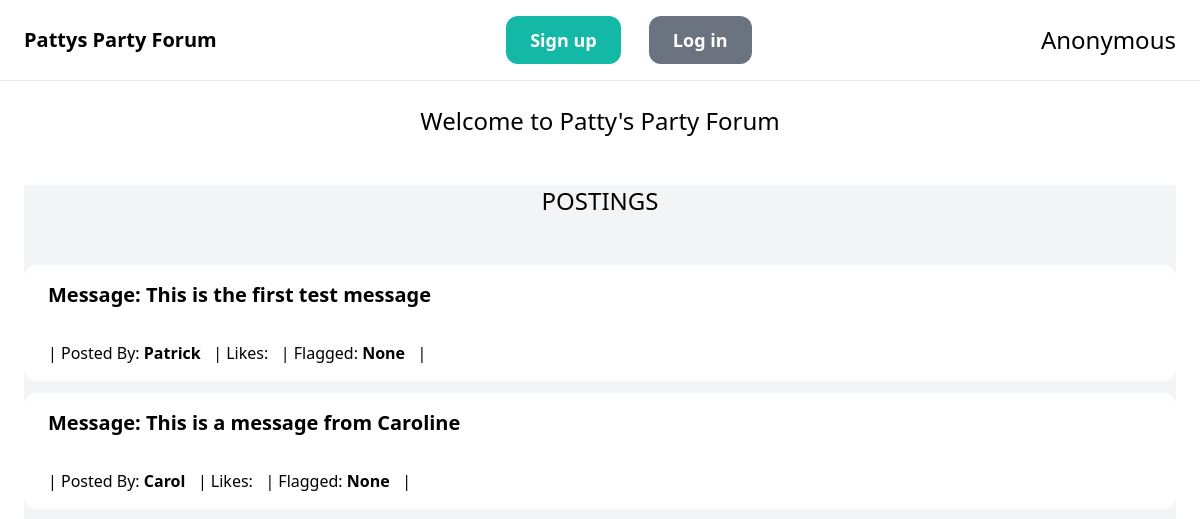
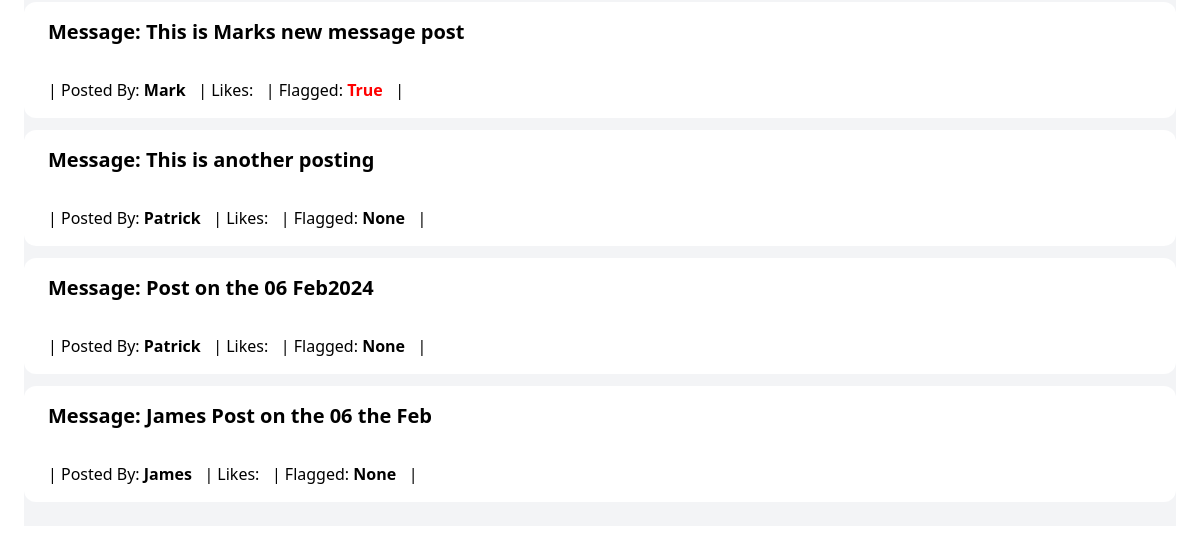
The app's page /, older data (2 pictures, top to bottom).
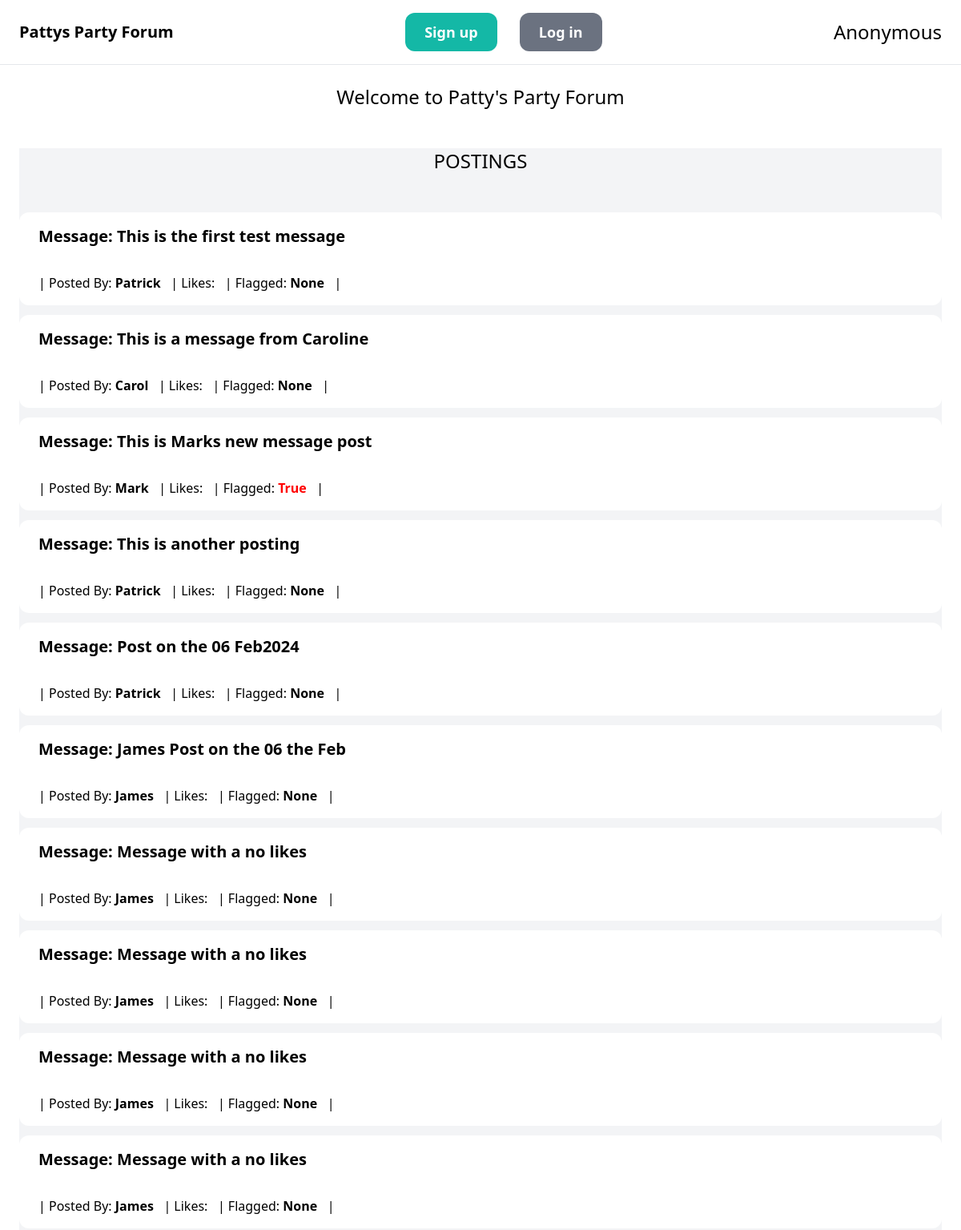
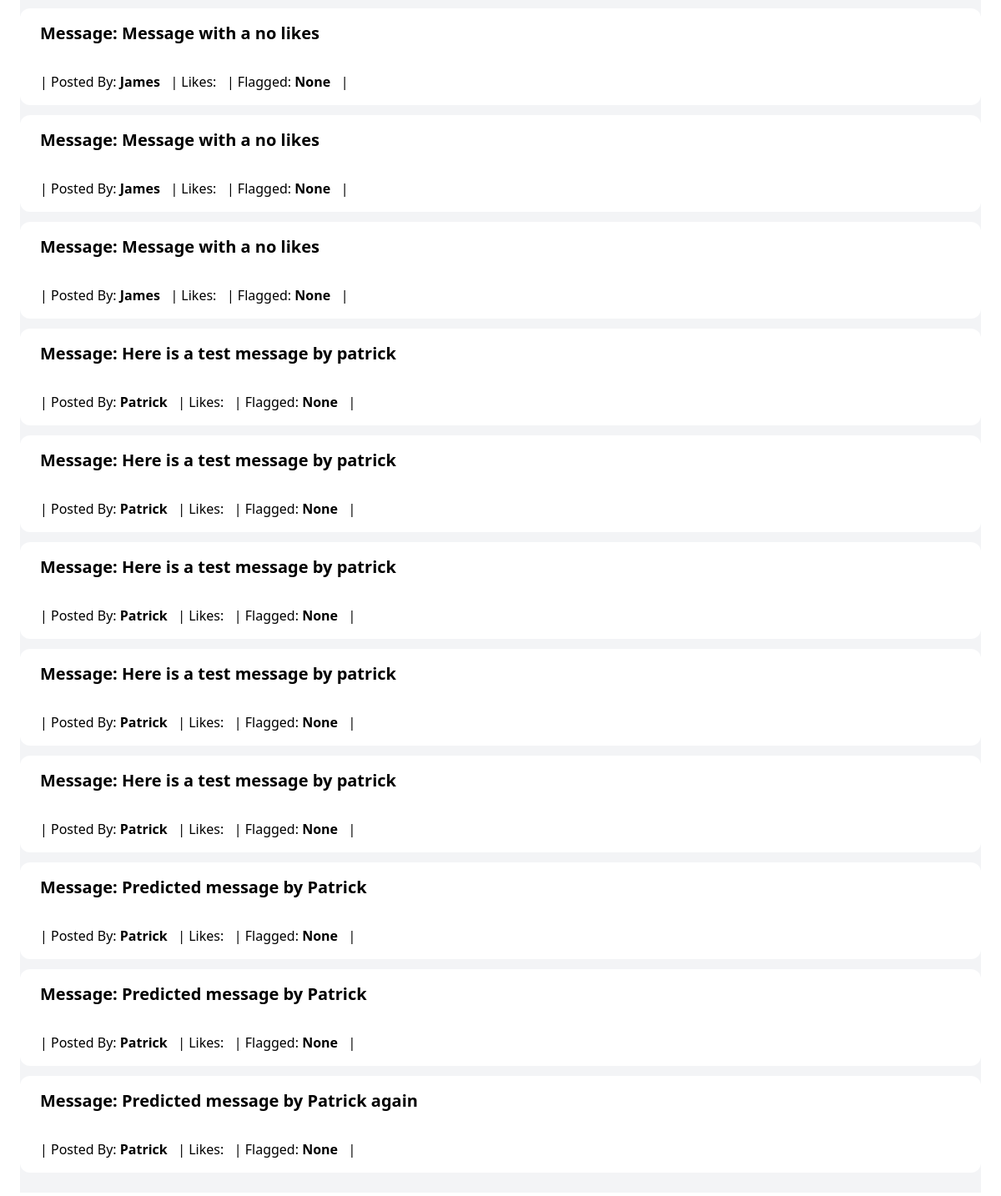
The same page, newer data (2 pictures, top to bottom).
### post/models.py (models this page shows, shortened)
class Post(models.Model):
    message = models.CharField(max_length=255)
    flagged = models.BooleanField(blank=True, null=True)
    created_by = models.ForeignKey(User, related_name='user_posts', on_delete=models.CASCADE)
    created_at = models.DateTimeField(auto_now_add=True)
    class Meta:
        verbose_name_plural = 'Posts'
        permissions = (
            ("regular_users", "Can Post, comment and Like"),
            ("moderator_users", "Can tag posts as misleading"),
        )

### PattysForum/views.py (the view)
# urls.py: path('', views.index, name='index'),
def index(request):
    posts = Post.objects.filter()
    return render(request, 'index.html', {
        'posts': posts
    })

### templates/index.html (shortened to what this page needs)
{%  extends 'base.html' %}
{% block content %}
    <h1 class="mb-12 text-2xl text-strong text-center"> Welcome to Patty's Party Forum</h1>
    {%  include 'postings.html' %}
{%  endblock %}

### templates/postings.html (shortened to what this page needs)
<div class="pb-6  bg-gray-100">
    <h3 class="mb-12 text-2xl text-center">POSTINGS</h3>
    <div class="col-span-3">
        <div class="grid  gap-3">
            {% for post in posts %}
                <div>
                    <a href="{% url 'post:detail' post.id %}">
                        <div class=" text-xl font-semibold py-4 px-6 p-6 bg-white rounded-t-xl">
                            Message: {{ post.message }}
                        </div>
                        <div class="py-4 px-6 p-6 bg-white rounded-b-xl">
                            | Posted By: <b> {{ post.created_by }} </b> &nbsp |
                            Likes: <b> {{ post.count_likes }} </b> &nbsp |
                            {%  if post.flagged %}
                                Flagged:  <b style="color: red"> {{ post.flagged }} </b> &nbsp |
                            {%  else %}
                                Flagged:  <b > {{ post.flagged }} </b> &nbsp |
                            {%  endif %}
                        </div>
                    </a>
                </div>
            {% endfor %}
        </div>
    </div>
</div>

Row changes from the older to the newer data that the page shows:
added Post: message "Message with a no likes", created_by "James", flagged "None"
added Post: message "Message with a no likes", created_by "James", flagged "None"
added Post: message "Message with a no likes", created_by "James", flagged "None"
added Post: message "Message with a no likes", created_by "James", flagged "None"
added Post: message "Message with a no likes", created_by "James", flagged "None"
added Post: message "Message with a no likes", created_by "James", flagged "None"
added Post: message "Message with a no likes", created_by "James", flagged "None"
added Post: message "Here is a test message by patrick", created_by "Patrick", flagged "None"
added Post: message "Here is a test message by patrick", created_by "Patrick", flagged "None"
added Post: message "Here is a test message by patrick", created_by "Patrick", flagged "None"
added Post: message "Here is a test message by patrick", created_by "Patrick", flagged "None"
added Post: message "Here is a test message by patrick", created_by "Patrick", flagged "None"
added Post: message "Predicted message by Patrick", created_by "Patrick", flagged "None"
added Post: message "Predicted message by Patrick", created_by "Patrick", flagged "None"
added Post: message "Predicted message by Patrick again", created_by "Patrick", flagged "None"
